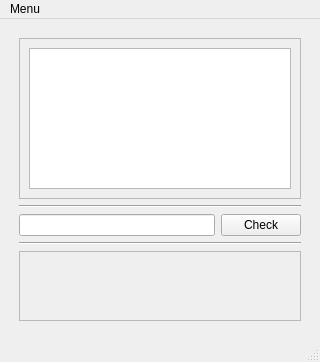
<?xml version="1.0" encoding="UTF-8"?>
<ui version="4.0">
 <class>game_history_listview</class>
 <widget class="QMainWindow" name="game_history_listview">
  <property name="geometry">
   <rect>
    <x>0</x>
    <y>0</y>
    <width>320</width>
    <height>362</height>
   </rect>
  </property>
  <property name="windowTitle">
   <string>MainWindow</string>
  </property>
  <widget class="QWidget" name="centralwidget">
   <layout class="QVBoxLayout" name="verticalLayout_2">
    <item>
     <layout class="QVBoxLayout" name="verticalLayout">
      <property name="margin">
       <number>10</number>
      </property>
      <item>
       <widget class="QScrollArea" name="scrollArea_2">
        <property name="widgetResizable">
         <bool>true</bool>
        </property>
        <widget class="QWidget" name="scrollAreaWidgetContents_2">
         <property name="geometry">
          <rect>
           <x>0</x>
           <y>0</y>
           <width>280</width>
           <height>143</height>
          </rect>
         </property>
         <layout class="QVBoxLayout" name="verticalLayout_4">
          <item>
           <layout class="QVBoxLayout" name="verticalLayout_3">
            <item>
             <widget class="QListWidget" name="game_history_listwidget">
              <property name="movement">
               <enum>QListView::Static</enum>
              </property>
              <property name="viewMode">
               <enum>QListView::ListMode</enum>
              </property>
             </widget>
            </item>
           </layout>
          </item>
         </layout>
        </widget>
       </widget>
      </item>
      <item>
       <widget class="Line" name="line">
        <property name="orientation">
         <enum>Qt::Horizontal</enum>
        </property>
       </widget>
      </item>
      <item>
       <layout class="QHBoxLayout" name="horizontalLayout">
        <item>
         <widget class="QLineEdit" name="player_input"/>
        </item>
        <item>
         <widget class="QPushButton" name="player_input_send_button">
          <property name="text">
           <string>Check</string>
          </property>
         </widget>
        </item>
       </layout>
      </item>
      <item>
       <widget class="Line" name="line_2">
        <property name="orientation">
         <enum>Qt::Horizontal</enum>
        </property>
       </widget>
      </item>
      <item>
       <widget class="QScrollArea" name="scrollArea">
        <property name="widgetResizable">
         <bool>true</bool>
        </property>
        <widget class="QWidget" name="scrollAreaWidgetContents">
         <property name="geometry">
          <rect>
           <x>0</x>
           <y>0</y>
           <width>280</width>
           <height>73</height>
          </rect>
         </property>
         <layout class="QVBoxLayout" name="verticalLayout_6">
          <item>
           <layout class="QVBoxLayout" name="verticalLayout_5">
            <item>
             <layout class="QGridLayout" name="gridLayout"/>
            </item>
           </layout>
          </item>
         </layout>
        </widget>
       </widget>
      </item>
     </layout>
    </item>
   </layout>
  </widget>
  <widget class="QMenuBar" name="menubar">
   <property name="geometry">
    <rect>
     <x>0</x>
     <y>0</y>
     <width>320</width>
     <height>22</height>
    </rect>
   </property>
   <widget class="QMenu" name="menumenu">
    <property name="title">
     <string>Menu</string>
    </property>
    <addaction name="new_game_action"/>
    <addaction name="quit_action"/>
   </widget>
   <addaction name="menumenu"/>
  </widget>
  <widget class="QStatusBar" name="statusbar"/>
  <action name="new_game_action">
   <property name="text">
    <string>New Game</string>
   </property>
  </action>
  <action name="quit_action">
   <property name="text">
    <string>Quit</string>
   </property>
  </action>
 </widget>
 <resources/>
 <connections/>
</ui>
